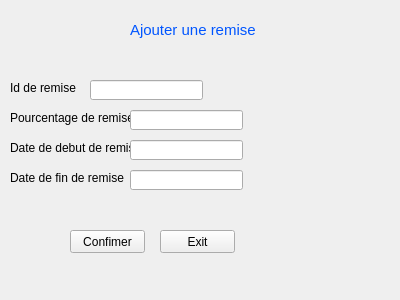
<?xml version="1.0" encoding="UTF-8"?>
<ui version="4.0">
 <class>ajouter</class>
 <widget class="QWidget" name="ajouter">
  <property name="geometry">
   <rect>
    <x>0</x>
    <y>0</y>
    <width>400</width>
    <height>300</height>
   </rect>
  </property>
  <property name="windowTitle">
   <string>Form</string>
  </property>
  <widget class="QLabel" name="label">
   <property name="geometry">
    <rect>
     <x>130</x>
     <y>20</y>
     <width>151</width>
     <height>20</height>
    </rect>
   </property>
   <property name="text">
    <string>&lt;html&gt;&lt;head/&gt;&lt;body&gt;&lt;p&gt;&lt;span style=&quot; font-size:11pt; color:#0055ff;&quot;&gt;Ajouter une remise&lt;/span&gt;&lt;/p&gt;&lt;/body&gt;&lt;/html&gt;</string>
   </property>
  </widget>
  <widget class="QLabel" name="label_2">
   <property name="geometry">
    <rect>
     <x>10</x>
     <y>80</y>
     <width>91</width>
     <height>16</height>
    </rect>
   </property>
   <property name="text">
    <string>Id de remise</string>
   </property>
  </widget>
  <widget class="QLabel" name="label_3">
   <property name="geometry">
    <rect>
     <x>10</x>
     <y>110</y>
     <width>131</width>
     <height>16</height>
    </rect>
   </property>
   <property name="text">
    <string>Pourcentage de remise</string>
   </property>
  </widget>
  <widget class="QLabel" name="label_4">
   <property name="geometry">
    <rect>
     <x>10</x>
     <y>140</y>
     <width>141</width>
     <height>16</height>
    </rect>
   </property>
   <property name="text">
    <string>Date de debut de remise</string>
   </property>
  </widget>
  <widget class="QLabel" name="label_5">
   <property name="geometry">
    <rect>
     <x>10</x>
     <y>170</y>
     <width>271</width>
     <height>16</height>
    </rect>
   </property>
   <property name="text">
    <string>Date de fin de remise</string>
   </property>
  </widget>
  <widget class="QLineEdit" name="lineEdit">
   <property name="geometry">
    <rect>
     <x>90</x>
     <y>80</y>
     <width>113</width>
     <height>20</height>
    </rect>
   </property>
  </widget>
  <widget class="QLineEdit" name="lineEdit_2">
   <property name="geometry">
    <rect>
     <x>130</x>
     <y>110</y>
     <width>113</width>
     <height>20</height>
    </rect>
   </property>
  </widget>
  <widget class="QLineEdit" name="lineEdit_3">
   <property name="geometry">
    <rect>
     <x>130</x>
     <y>140</y>
     <width>113</width>
     <height>20</height>
    </rect>
   </property>
  </widget>
  <widget class="QLineEdit" name="lineEdit_4">
   <property name="geometry">
    <rect>
     <x>130</x>
     <y>170</y>
     <width>113</width>
     <height>20</height>
    </rect>
   </property>
  </widget>
  <widget class="QPushButton" name="pushButton">
   <property name="geometry">
    <rect>
     <x>70</x>
     <y>230</y>
     <width>75</width>
     <height>23</height>
    </rect>
   </property>
   <property name="text">
    <string>Confimer</string>
   </property>
  </widget>
  <widget class="QPushButton" name="pushButton_2">
   <property name="geometry">
    <rect>
     <x>160</x>
     <y>230</y>
     <width>75</width>
     <height>23</height>
    </rect>
   </property>
   <property name="text">
    <string>Exit</string>
   </property>
  </widget>
 </widget>
 <resources/>
 <connections/>
</ui>
